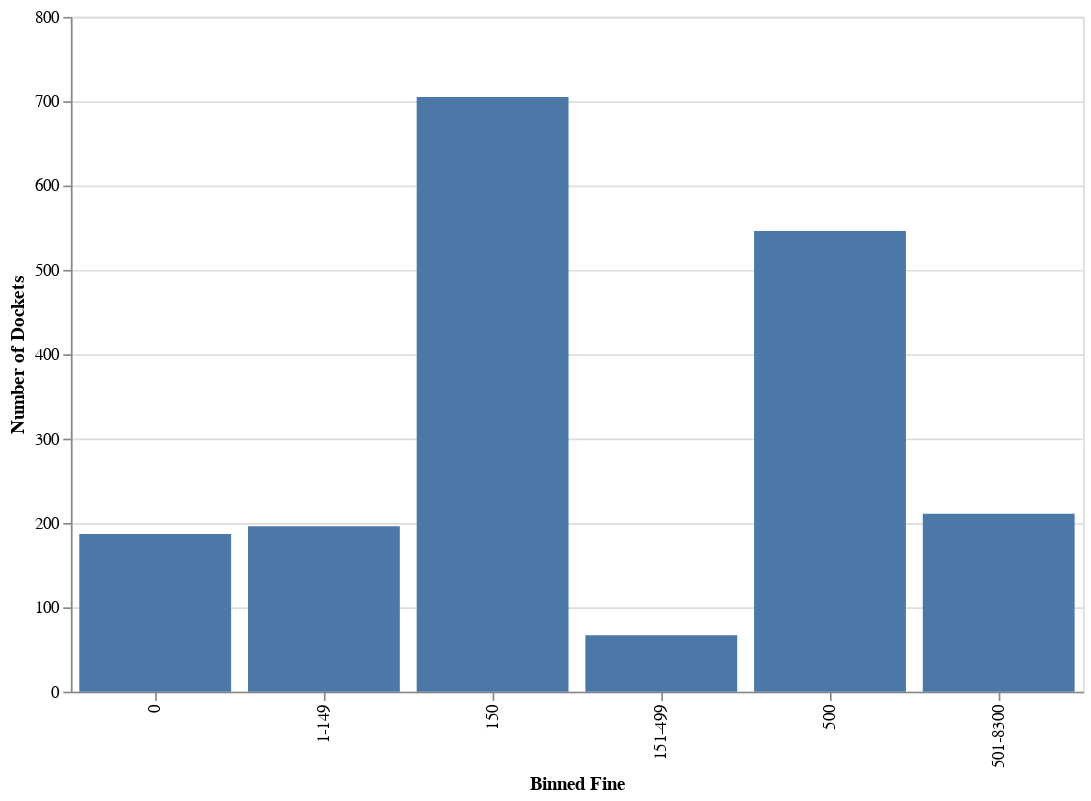

The notebook cell this image was saved under:
### Code cell
chart = alt.Chart(df_fines_binned).mark_bar().encode(
    x=alt.X('binned_fine:O', title = 'Binned Fine'),
    y=alt.Y('n_dockets:Q', title='Number of Dockets')
).properties(
    width=600,
    height=400
)

chart.display()

### Figure 1 — Vega-Lite specification as saved in the notebook (floating-point values rounded to 4 significant figures)
{"config": {"view": {"continuousWidth": 300, "continuousHeight": 300}}, "data": {"name": "data-f35f504d0ddbd946c8ac4a5274941a14"}, "mark": {"type": "bar"}, "encoding": {"x": {"field": "binned_fine", "title": "Binned Fine", "type": "ordinal"}, "y": {"field": "n_dockets", "title": "Number of Dockets", "type": "quantitative"}}, "height": 400, "width": 600, "$schema": "https://vega.github.io/schema/vega-lite/v5.8.0.json", "datasets": {"data-f35f504d0ddbd946c8ac4a5274941a14": [{"binned_fine": "0", "n_dockets": 187}, {"binned_fine": "1-149", "n_dockets": 196}, {"binned_fine": "150", "n_dockets": 705}, {"binned_fine": "151-499", "n_dockets": 67}, {"binned_fine": "500", "n_dockets": 546}, {"binned_fine": "501-8300", "n_dockets": 211}]}}
